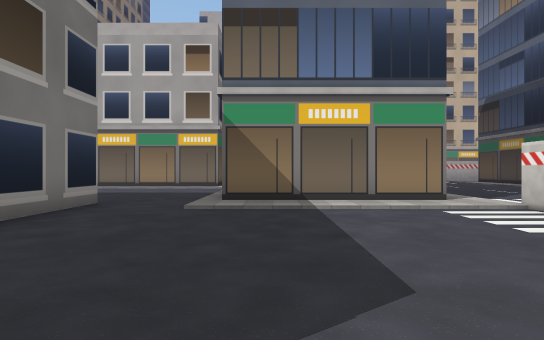
View 1 (above)

22 first-person views from a walk through a Unity game level. The camera is 1.2 m above the floor, looks level and sees 80° across. The floor is counted in squares, 2 m on a side. Each view is taken from the middle of a square. On the plan, view 1 faces up. The plan holds only what a view shows up to about 10 squares ahead; the rest is blank. The place goes on beyond the plan. The player is left out.

View 2
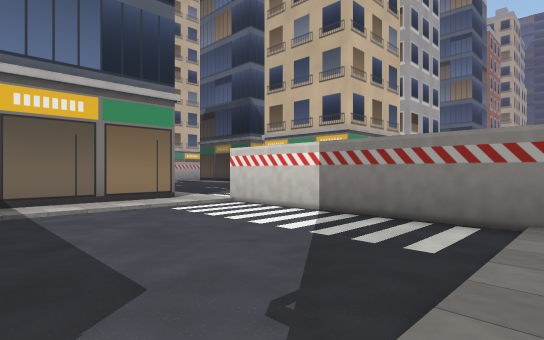

View 3
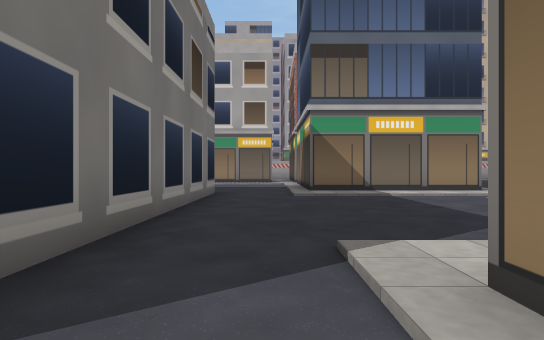

View 4
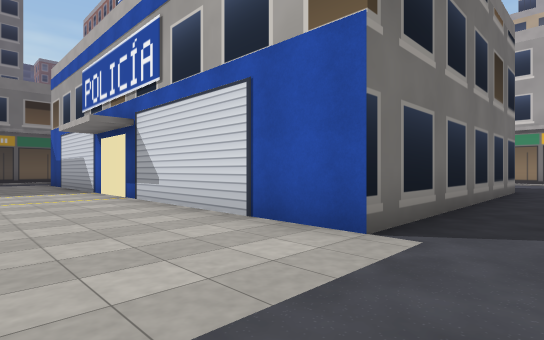

View 5
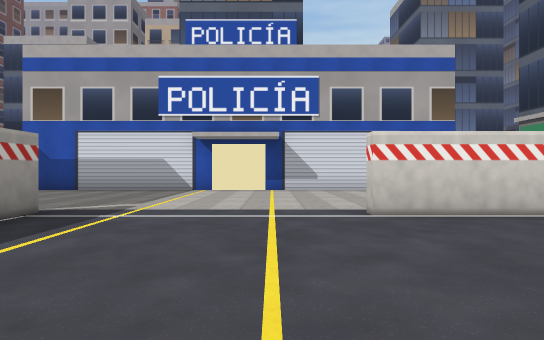

View 6
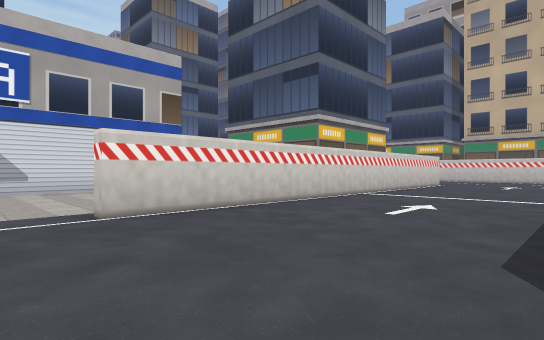

View 7
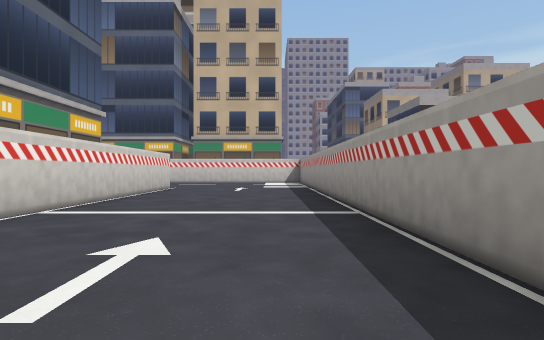

View 8
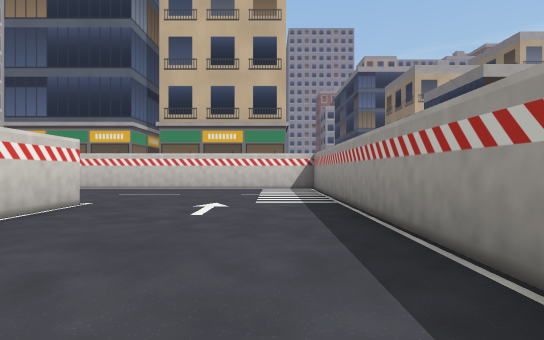

View 9
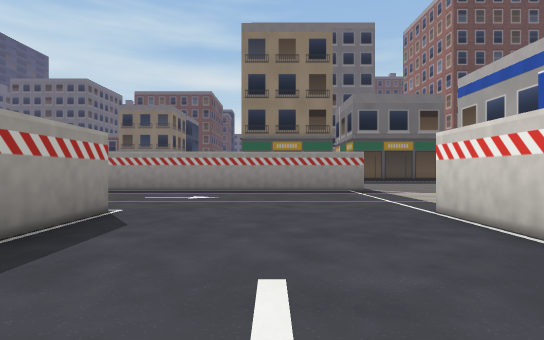

View 10
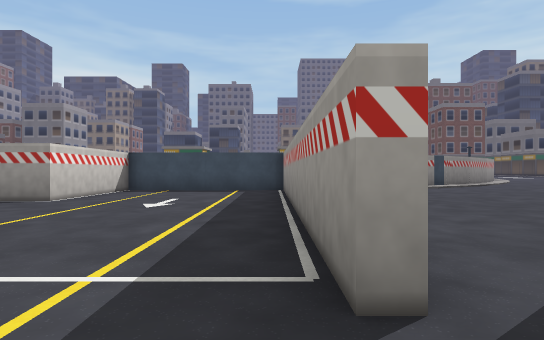

View 11
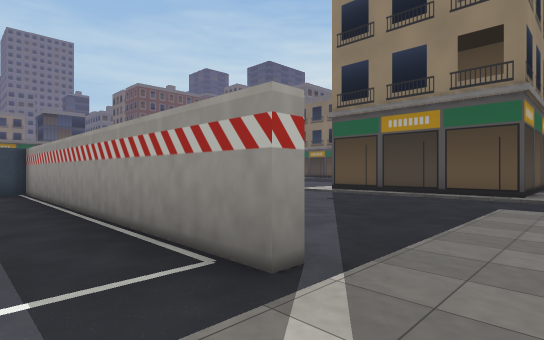

View 12
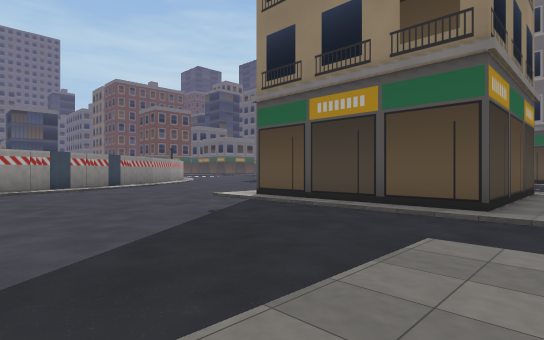

View 13
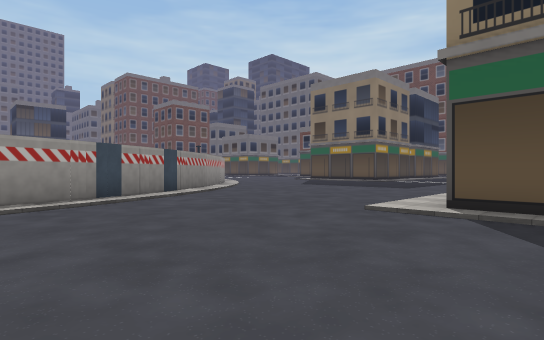

View 14
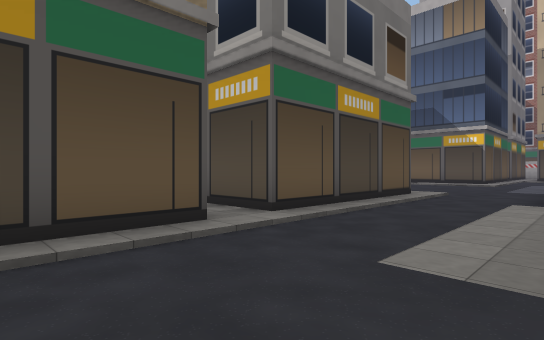

View 15
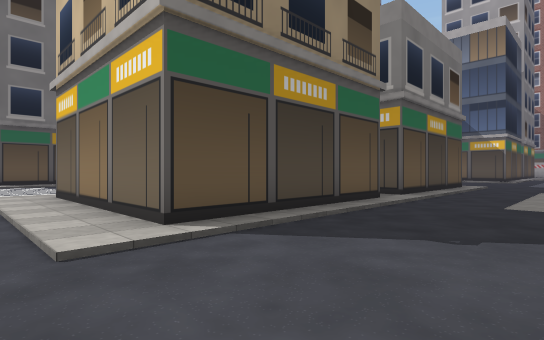

View 16
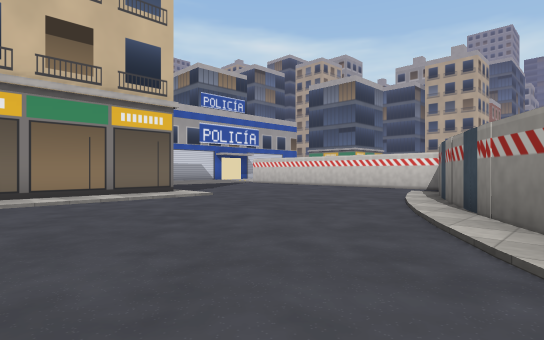

View 17
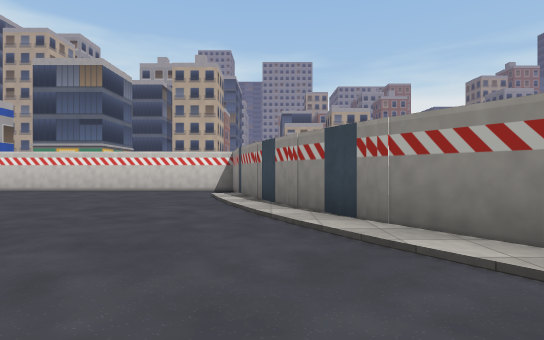

View 18
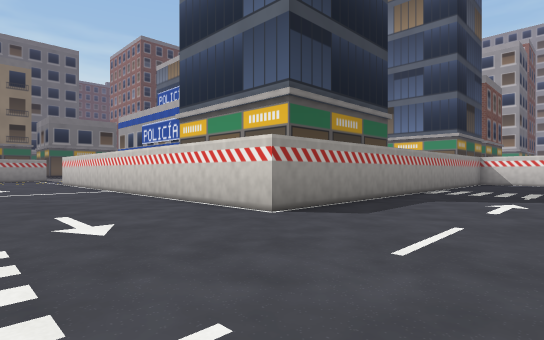

View 19
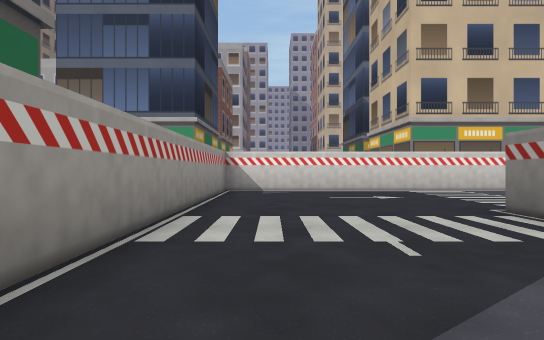

View 20
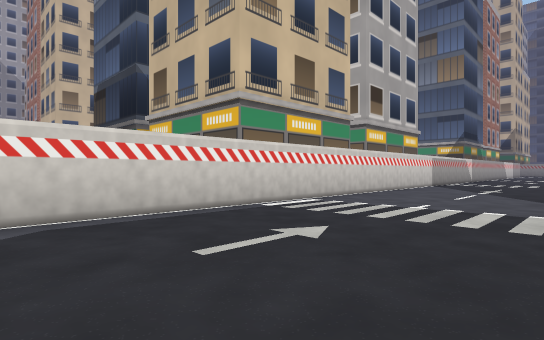

View 21
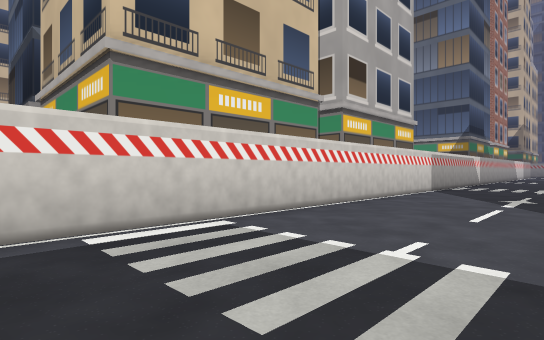

View 22
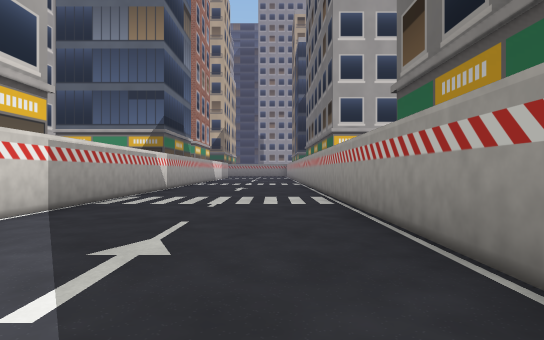

### Floor plan
Key: @ floor where view 1 was taken; # wall or solid block; . floor; / step, stairs or slope; O other object.
Columns run from 23 left of view 1 to 24 right of it. Each row starts with its distance up from view 1.
 10                   ....       ..
  9                   ....      ...
  8                    ...#    ...
  7                    ...#####..
  6                    O.......#####################
  5                    #.......#....................
  4      ..            #.......#....................
  3     ...            #.......#....................
  2     ...            #.......#....................
  1     ...            #.......#....#      #########
  0     ...            #...@...#....#
 -1     #..#############..#    #....
 -2     #..       .     ..     #....
 -3     #..       .     ..     #...
 -4     #..       .      .     #...
 -5     #..  . .. .            #....
 -6     #...........############....
 -7     #.....#.....................
 -8     #.....#.....................
 -9     #.....#.....................
-10 #####.....#.....................
-11 ..........#....##################
-12 ..........#....#
-13 ..........#....#
-14 ..........#....#
-15 .......//#######
-16 ...../.###
-17 .../.###
-18 ../###

Where each view was taken, in squares from view 1:
view 1: 0 up, 0 right, facing up
view 2: 0 up, 0 right, facing up-right
view 3: 2 down, 2 left, facing up
view 4: 4 down, 2 left, facing up-left
view 5: 11 down, 9 left, facing up
view 6: 11 down, 9 left, facing up-right
view 7: 10 down, 6 left, facing right
view 8: 10 down, 1 left, facing right
view 9: 9 down, 3 left, facing left
view 10: 5 down, 12 left, facing down
view 11: 5 down, 11 left, facing down-left
view 12: 5 down, 14 left, facing down-left
view 13: 9 down, 14 left, facing down-left
view 14: 8 down, 16 left, facing up-left
view 15: 12 down, 16 left, facing up-left
view 16: 18 down, 23 left, facing up-right
view 17: 16 down, 22 left, facing right
view 18: 10 down, 8 right, facing up-left
view 19: 4 down, 6 right, facing up
view 20: 1 up, 6 right, facing up-right
view 21: 2 up, 9 right, facing up-right
view 22: 2 up, 14 right, facing right
